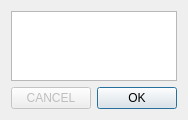
<?xml version="1.0" encoding="UTF-8"?>
<ui version="4.0">
 <class>Dialog</class>
 <widget class="QDialog" name="Dialog">
  <property name="geometry">
   <rect>
    <x>0</x>
    <y>0</y>
    <width>186</width>
    <height>103</height>
   </rect>
  </property>
  <property name="windowTitle">
   <string>Dialog</string>
  </property>
  <layout class="QGridLayout" name="gridLayout_2">
   <item row="0" column="0">
    <layout class="QGridLayout" name="gridLayout">
     <item row="0" column="0" colspan="2">
      <widget class="QPlainTextEdit" name="plainTextEdit"/>
     </item>
     <item row="1" column="1">
      <widget class="QPushButton" name="pushButton">
       <property name="text">
        <string>OK</string>
       </property>
      </widget>
     </item>
     <item row="1" column="0">
      <widget class="QPushButton" name="pushButton_2">
       <property name="enabled">
        <bool>false</bool>
       </property>
       <property name="text">
        <string>CANCEL</string>
       </property>
      </widget>
     </item>
    </layout>
   </item>
  </layout>
 </widget>
 <resources/>
 <connections/>
</ui>
